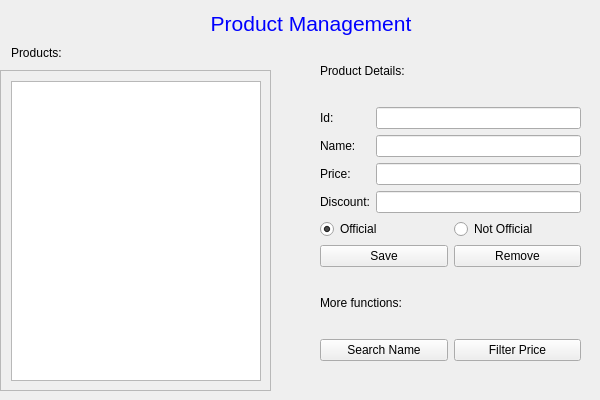
<?xml version="1.0" encoding="UTF-8"?>
<ui version="4.0">
 <class>MainWindow</class>
 <widget class="QMainWindow" name="MainWindow">
  <property name="geometry">
   <rect>
    <x>0</x>
    <y>0</y>
    <width>600</width>
    <height>400</height>
   </rect>
  </property>
  <property name="windowTitle">
   <string>Product Management</string>
  </property>
  <widget class="QWidget" name="centralwidget">
   <widget class="QLabel" name="titleLabel">
    <property name="geometry">
     <rect>
      <x>210</x>
      <y>9</y>
      <width>202</width>
      <height>28</height>
     </rect>
    </property>
    <property name="styleSheet">
     <string>font-size: 16pt; color: blue;</string>
    </property>
    <property name="text">
     <string>Product Management</string>
    </property>
    <property name="alignment">
     <set>Qt::AlignmentFlag::AlignCenter</set>
    </property>
   </widget>
   <widget class="QScrollArea" name="scrollArea">
    <property name="geometry">
     <rect>
      <x>0</x>
      <y>70</y>
      <width>271</width>
      <height>321</height>
     </rect>
    </property>
    <property name="widgetResizable">
     <bool>true</bool>
    </property>
    <widget class="QWidget" name="scrollAreaWidgetContents">
     <property name="geometry">
      <rect>
       <x>0</x>
       <y>0</y>
       <width>269</width>
       <height>319</height>
      </rect>
     </property>
     <widget class="QListWidget" name="productList">
      <property name="geometry">
       <rect>
        <x>10</x>
        <y>10</y>
        <width>250</width>
        <height>300</height>
       </rect>
      </property>
      <property name="minimumSize">
       <size>
        <width>250</width>
        <height>300</height>
       </size>
      </property>
     </widget>
    </widget>
   </widget>
   <widget class="QWidget" name="">
    <property name="geometry">
     <rect>
      <x>320</x>
      <y>40</y>
      <width>261</width>
      <height>321</height>
     </rect>
    </property>
    <layout class="QVBoxLayout" name="rightLayout">
     <item>
      <widget class="QLabel" name="detailsLabel">
       <property name="text">
        <string>Product Details:</string>
       </property>
      </widget>
     </item>
     <item>
      <layout class="QFormLayout" name="formLayout">
       <item row="0" column="0">
        <widget class="QLabel" name="idLabel">
         <property name="text">
          <string>Id:</string>
         </property>
        </widget>
       </item>
       <item row="0" column="1">
        <widget class="QLineEdit" name="idEdit"/>
       </item>
       <item row="1" column="0">
        <widget class="QLabel" name="nameLabel">
         <property name="text">
          <string>Name:</string>
         </property>
        </widget>
       </item>
       <item row="1" column="1">
        <widget class="QLineEdit" name="nameEdit"/>
       </item>
       <item row="2" column="0">
        <widget class="QLabel" name="priceLabel">
         <property name="text">
          <string>Price:</string>
         </property>
        </widget>
       </item>
       <item row="2" column="1">
        <widget class="QLineEdit" name="priceEdit"/>
       </item>
       <item row="3" column="0">
        <widget class="QLabel" name="discountLabel">
         <property name="text">
          <string>Discount:</string>
         </property>
        </widget>
       </item>
       <item row="3" column="1">
        <widget class="QLineEdit" name="discountEdit">
         <property name="readOnly">
          <bool>true</bool>
         </property>
        </widget>
       </item>
       <item row="4" column="0" colspan="2">
        <layout class="QHBoxLayout" name="statusLayout">
         <item>
          <widget class="QRadioButton" name="officialRadio">
           <property name="text">
            <string>Official</string>
           </property>
           <property name="checked">
            <bool>true</bool>
           </property>
          </widget>
         </item>
         <item>
          <widget class="QRadioButton" name="notOfficialRadio">
           <property name="text">
            <string>Not Official</string>
           </property>
          </widget>
         </item>
        </layout>
       </item>
       <item row="5" column="0" colspan="2">
        <layout class="QHBoxLayout" name="buttonLayout">
         <item>
          <widget class="QPushButton" name="saveButton">
           <property name="text">
            <string>Save</string>
           </property>
          </widget>
         </item>
         <item>
          <widget class="QPushButton" name="removeButton">
           <property name="text">
            <string>Remove</string>
           </property>
          </widget>
         </item>
        </layout>
       </item>
      </layout>
     </item>
     <item>
      <widget class="QLabel" name="moreFunctionsLabel">
       <property name="text">
        <string>More functions:</string>
       </property>
      </widget>
     </item>
     <item>
      <layout class="QHBoxLayout" name="functionButtonLayout">
       <item>
        <widget class="QPushButton" name="searchButton">
         <property name="text">
          <string>Search Name</string>
         </property>
        </widget>
       </item>
       <item>
        <widget class="QPushButton" name="filterButton">
         <property name="text">
          <string>Filter Price</string>
         </property>
        </widget>
       </item>
      </layout>
     </item>
    </layout>
   </widget>
   <widget class="QLabel" name="productsLabel">
    <property name="geometry">
     <rect>
      <x>11</x>
      <y>45</y>
      <width>50</width>
      <height>16</height>
     </rect>
    </property>
    <property name="text">
     <string>Products:</string>
    </property>
   </widget>
   <zorder>scrollArea</zorder>
   <zorder>titleLabel</zorder>
  </widget>
 </widget>
 <resources/>
 <connections/>
</ui>
